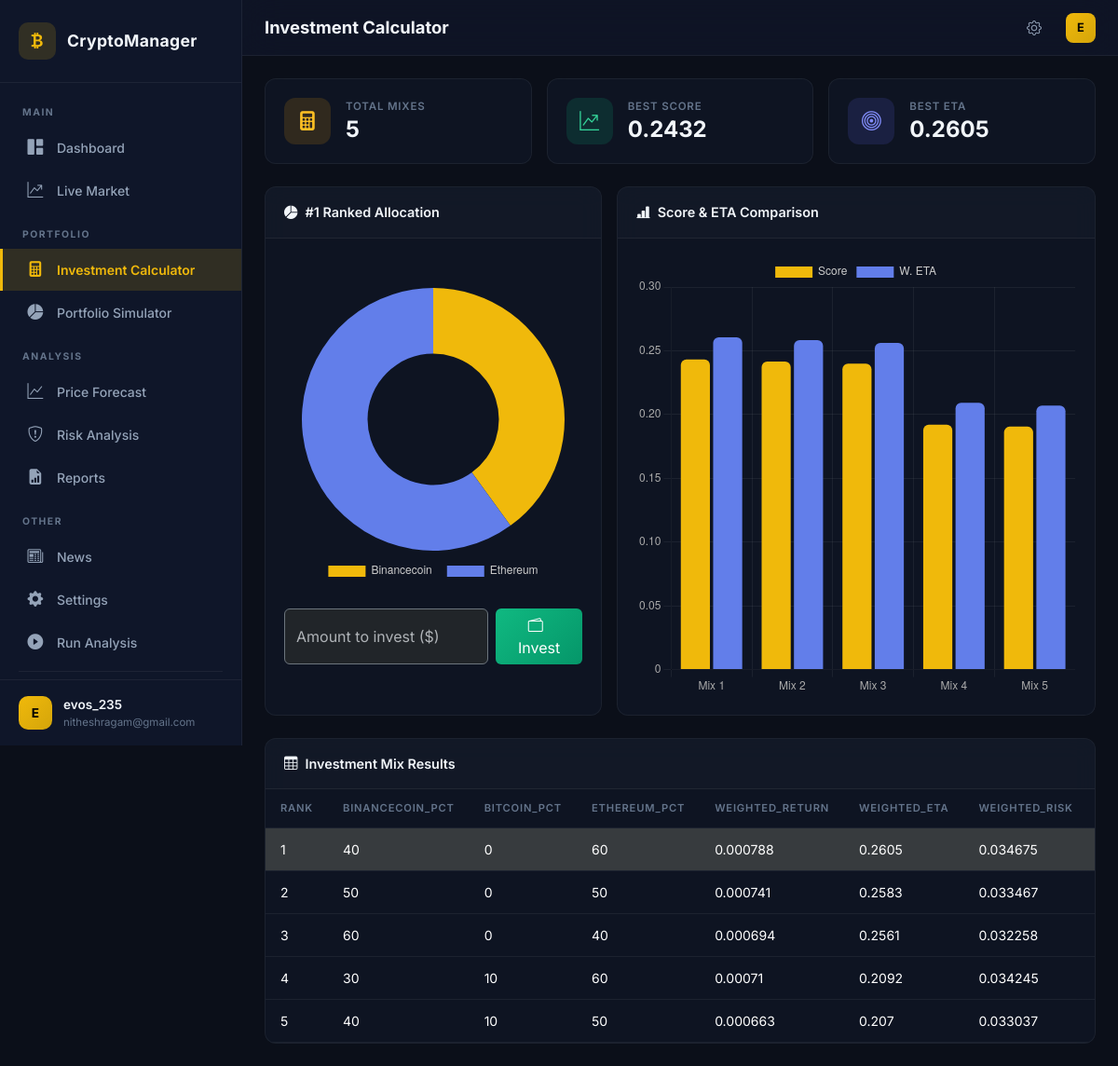
The app's page /calculator (signed in) with its own data.
### models.py (models this page shows, shortened)
class User(UserMixin, db.Model):
    __tablename__ = "users"
    id = db.Column(db.Integer, primary_key=True)
    username = db.Column(db.String(80), unique=True, nullable=False)
    email = db.Column(db.String(120), unique=True, nullable=False)
    password_hash = db.Column(db.String(256), nullable=False)
    alert_high_risk = db.Column(db.Boolean, default=True)
    alert_downward_trend = db.Column(db.Boolean, default=True)
    alert_daily_summary = db.Column(db.Boolean, default=False)
    investments = db.relationship('UserInvestment', backref='user', lazy=True)

### dashboard_routes.py (the view)
@dashboard_bp.route("/calculator")
@login_required
def calculator():
    mix_df = load_investment_mixes()
    mix_records = mix_df.to_dict("records") if not mix_df.empty else []
    return render_template("calculator.html", mix_data=mix_records)

### app.py (called while the page is built)
def create_app() -> Flask:
    app = Flask(__name__)
    app.config["SECRET_KEY"] = os.environ.get("FLASK_SECRET_KEY", secrets.token_hex(32))
    app.config["SQLALCHEMY_DATABASE_URI"] = f"sqlite:///{USER_DB}"
    app.config["SQLALCHEMY_TRACK_MODIFICATIONS"] = False
    db.init_app(app)
    login_manager = LoginManager()
    login_manager.login_view = "auth.login"
    login_manager.login_message_category = "info"
    login_manager.init_app(app)
    @login_manager.user_loader
    def load_user(user_id):
        return User.query.get(int(user_id))
    app.register_blueprint(auth_bp)
    app.register_blueprint(dashboard_bp)
    app.register_blueprint(analysis_bp)
    with app.app_context():
        os.makedirs(os.path.dirname(USER_DB), exist_ok=True)
        db.create_all()
    return app

### models.py (called while the page is built)
def load_investment_mixes() -> pd.DataFrame:
    if not os.path.exists(MIX_CSV):
        return pd.DataFrame()
    return pd.read_csv(MIX_CSV)

### templates/calculator.html (shortened to what this page needs)
{% extends "base.html" %}
{% block page_title %}Investment Calculator{% endblock %}
{% block content %}
<div class="row g-3 mb-4">
    <div class="col-6 col-lg-4">
        <div class="stat-card">
            <div class="stat-icon" style="background:rgba(245,158,11,.15);color:#fbbf24;">
                <i class="bi bi-calculator-fill"></i>
            </div>
            <div>
                <div class="stat-label">Total Mixes</div>
                <div class="stat-value">{{ mix_data|length }}</div>
            </div>
        </div>
    </div>
    {% if mix_data %}
    <div class="col-6 col-lg-4">
        <div class="stat-card">
            <div class="stat-icon" style="background:rgba(16,185,129,.15);color:#34d399;">
                <i class="bi bi-graph-up-arrow"></i>
            </div>
            <div>
                <div class="stat-label">Best Score</div>
                <div class="stat-value">{{ "%.4f"|format(mix_data[0].score) }}</div>
            </div>
        </div>
    </div>
    <div class="col-6 col-lg-4">
        <div class="stat-card">
            <div class="stat-icon" style="background:rgba(99,102,241,.15);color:#818cf8;">
                <i class="bi bi-bullseye"></i>
            </div>
            <div>
                <div class="stat-label">Best ETA</div>
                <div class="stat-value">{{ "%.4f"|format(mix_data[0].weighted_eta) }}</div>
            </div>
        </div>
    </div>
    {% endif %}
</div>
{% if mix_data %}
<div class="row g-3 mb-4">
    <div class="col-lg-5">
        <div class="card glass-card h-100">
            <div class="card-header">
                <i class="bi bi-pie-chart-fill me-2"></i>#1 Ranked Allocation
            </div>
            <div class="card-body d-flex flex-column align-items-center justify-content-center">
                <canvas id="calcPie" height="300"></canvas>
                <div class="mt-4 w-100">
                    <form action="{{ url_for('dashboard.invest') }}" method="POST" class="d-flex w-100">
                        <input type="number" name="amount" class="form-control me-2 bg-dark text-white border-secondary" placeholder="Amount to invest ($)" required min="1">
                        <button type="submit" class="btn btn-success px-4" style="background: linear-gradient(135deg, #10b981, #059669); border:none;">
                            <i class="bi bi-wallet2 me-2"></i>Invest
                        </button>
                    </form>
                </div>
            </div>
        </div>
    </div>
    <div class="col-lg-7">
        <div class="card glass-card h-100">
            <div class="card-header">
                <i class="bi bi-bar-chart-line-fill me-2"></i>Score & ETA Comparison
            </div>
            <div class="card-body">
                <canvas id="scoreBar" height="300"></canvas>
            </div>
        </div>
    </div>
</div>
{% endif %}
<div class="card glass-card">
    <div class="card-header">
        <i class="bi bi-table me-2"></i>Investment Mix Results
    </div>
    <div class="card-body p-0">
        <div class="table-responsive">
            <table class="table table-dark table-hover mb-0">
                <thead>
                    <tr>
                        {% if mix_data %}
                            {% for key in mix_data[0].keys() %}
                            <th>{{ key }}</th>
                            {% endfor %}
                        {% else %}
                            <th>No data</th>
                        {% endif %}
                    </tr>
                </thead>
                <tbody>
                    {% for row in mix_data %}
                    <tr class="{% if loop.index == 1 %}table-active{% endif %}">
                        {% for val in row.values() %}
                        <td>{{ val }}</td>
                        {% endfor %}
                    </tr>
                    {% endfor %}
                </tbody>
            </table>
        </div>
    </div>
</div>
{% endblock %}
{% block scripts %}
{% if mix_data %}
<script>
document.addEventListener("DOMContentLoaded", () => {
    const COLORS = ["#f0b90b","#627eea","#f3ba2f","#e84142","#26a17b"];
    const topRow = {{ mix_data[0] | tojson }};
    const mixData = {{ mix_data | tojson }};
    // Pie
    const pL = [], pV = [];
    for (const [k, v] of Object.entries(topRow)) {
        if (k.endsWith("_pct") && v > 0) { pL.push(k.replace("_pct","")); pV.push(v); }
    }
    new Chart(document.getElementById("calcPie"), {
        type: "doughnut",
        data: { labels: pL, datasets: [{ data: pV, backgroundColor: COLORS, borderWidth: 0 }] },
        options: { plugins: { legend: { position: "bottom", labels: { color: "#ccc", padding: 16 } } } }
    });
    // Bar
    new Chart(document.getElementById("scoreBar"), {
        type: "bar",
        data: {
            labels: mixData.map(r => "Mix " + r.rank),
            datasets: [
                { label: "Score", data: mixData.map(r => r.score), backgroundColor: "#f0b90b", borderRadius: 6 },
                { label: "W. ETA", data: mixData.map(r => r.weighted_eta), backgroundColor: "#627eea", borderRadius: 6 }
            ]
        },
        options: {
            scales: {
                y: { ticks: { color: "#aaa" }, grid: { color: "rgba(255,255,255,.06)" } },
                x: { ticks: { color: "#aaa" }, grid: { color: "rgba(255,255,255,.06)" } }
            },
            plugins: { legend: { labels: { color: "#ccc" } } }
        }
    });
});
</script>
{% endif %}
{% endblock %}

### templates/base.html (shortened to what this page needs)
<!DOCTYPE html>
<html lang="en" data-bs-theme="dark">
<head>
    <link href="https://cdn.jsdelivr.net/npm/bootstrap@5.3.2/dist/css/bootstrap.min.css" rel="stylesheet">
    <link href="https://cdn.jsdelivr.net/npm/bootstrap-icons@1.11.3/font/bootstrap-icons.min.css" rel="stylesheet">
    <link href="{{ url_for('static', filename='css/style.css') }}" rel="stylesheet">
</head>
<body>
    {% if current_user.is_authenticated %}
    <nav id="sidebar" class="sidebar">
        <div class="sidebar-header">
            <div class="sidebar-logo">
                <i class="bi bi-currency-bitcoin"></i>
            </div>
            <span class="sidebar-brand">CryptoManager</span>
        </div>
        <ul class="sidebar-nav">
            <li class="sidebar-section">MAIN</li>
            <li>
                <a href="{{ url_for('dashboard.dashboard') }}"
                   class="{% if request.endpoint == 'dashboard.dashboard' %}active{% endif %}">
                    <i class="bi bi-grid-1x2-fill"></i> <span>Dashboard</span>
                </a>
            </li>
            <li>
                <a href="{{ url_for('dashboard.live_market') }}"
                   class="{% if request.endpoint == 'dashboard.live_market' %}active{% endif %}">
                    <i class="bi bi-graph-up-arrow"></i> <span>Live Market</span>
                </a>
            </li>
            <li class="sidebar-section">PORTFOLIO</li>
            <li>
                <a href="{{ url_for('dashboard.calculator') }}"
                   class="{% if request.endpoint == 'dashboard.calculator' %}active{% endif %}">
                    <i class="bi bi-calculator-fill"></i> <span>Investment Calculator</span>
                </a>
            </li>
            <li>
                <a href="{{ url_for('dashboard.simulator') }}"
                   class="{% if request.endpoint == 'dashboard.simulator' %}active{% endif %}">
                    <i class="bi bi-pie-chart-fill"></i> <span>Portfolio Simulator</span>
                </a>
            </li>
            <li class="sidebar-section">ANALYSIS</li>
            <li>
                <a href="{{ url_for('analysis.forecast') }}"
                   class="{% if request.endpoint == 'analysis.forecast' %}active{% endif %}">
                    <i class="bi bi-graph-up"></i> <span>Price Forecast</span>
                </a>
            </li>
            <li>
                <a href="{{ url_for('analysis.risk_analysis') }}"
                   class="{% if request.endpoint == 'analysis.risk_analysis' %}active{% endif %}">
                    <i class="bi bi-shield-exclamation"></i> <span>Risk Analysis</span>
                </a>
            </li>
            <li>
                <a href="{{ url_for('analysis.reports') }}"
                   class="{% if request.endpoint == 'analysis.reports' %}active{% endif %}">
                    <i class="bi bi-file-earmark-bar-graph-fill"></i> <span>Reports</span>
                </a>
            </li>
            <li class="sidebar-section">OTHER</li>
            <li>
                <a href="{{ url_for('dashboard.news') }}"
                   class="{% if request.endpoint == 'dashboard.news' %}active{% endif %}">
                    <i class="bi bi-newspaper"></i> <span>News</span>
                </a>
            </li>
            <li>
                <a href="{{ url_for('dashboard.settings') }}"
                   class="{% if request.endpoint == 'dashboard.settings' %}active{% endif %}">
                    <i class="bi bi-gear-fill"></i> <span>Settings</span>
                </a>
            </li>
            <li>
                <a href="{{ url_for('analysis.run_analysis') }}"
                   class="{% if request.endpoint == 'analysis.run_analysis' %}active{% endif %}">
                    <i class="bi bi-play-circle-fill"></i> <span>Run Analysis</span>
                </a>
            </li>
            <li class="sidebar-divider"></li>
        </ul>
        <div class="sidebar-footer">
            <div class="user-avatar">{{ current_user.username[0]|upper }}</div>
            <div class="user-info">
                <span class="user-name">{{ current_user.username }}</span>
                <span class="user-email">{{ current_user.email }}</span>
            </div>
        </div>
    </nav>
    <div class="main-content">
        <nav class="topbar">
            <div class="topbar-left">
                <h1 class="topbar-title">{% block page_title %}Dashboard{% endblock %}</h1>
            </div>
            <div class="topbar-right">
                <a href="{{ url_for('dashboard.settings') }}" class="topbar-icon" title="Settings">
                    <i class="bi bi-gear"></i>
                </a>
                <div class="topbar-user">
                    <div class="user-avatar-sm">{{ current_user.username[0]|upper }}</div>
                </div>
            </div>
        </nav>
        <div class="content-area">
            <div class="px-4 py-4">
                {% block content %}{% endblock %}
            </div>
        </div>
    </div>
    {% endif %}
    {% block scripts %}{% endblock %}
</body>
</html>

### records on screen
User: username "E", username "evos_235", email "nitheshragam@gmail.com"

### other values on screen
{{ mix_data|length }} "5"
{{ "%.4f"|format(mix_data[0].score) }} "0.2432"
{{ "%.4f"|format(mix_data[0].weighted_eta) }} "0.2605"
{{ key }} "RANK" "BINANCECOIN_PCT" "BITCOIN_PCT" "ETHEREUM_PCT" "WEIGHTED_RETURN" "WEIGHTED_ETA" "WEIGHTED_RISK"
{{ val }} "1" "40" "0" "60" "0.000788" "0.2605" "0.034675" "2" "50" "0" "50" "0.000741" "0.2583" "0.033467" "3" "60" "0" "40" "0.000694" "0.2561" "0.032258" "4" "30" "10" "60" "0.00071" "0.2092" "0.034245" "5" "40" "10" "50" "0.000663" "0.207" "0.033037"
